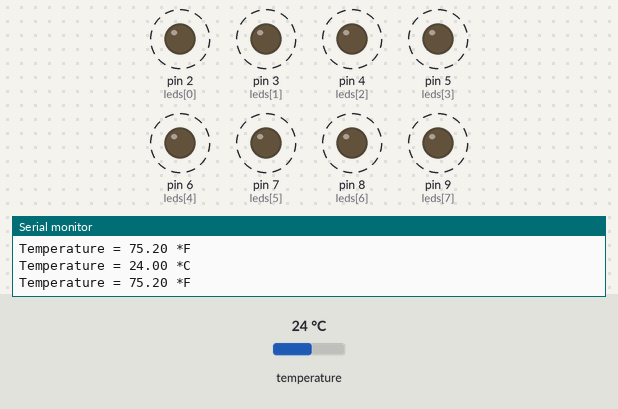
The sketch below on a simulated Arduino Uno, built with avr-gcc and run on an emulated ATmega328P. Parts: output pins drawn as LEDs (lit = HIGH), the last lines printed to the serial monitor. Dashed ring = blinking. Inputs (shaded band) come from the test bench; at power-on: temperature 24 °C.

Above: at 1.2 s.
1.3 s: temperature set to 21.8 °C
3.5 s: temperature set to 20.7 °C
At 4.4 s:
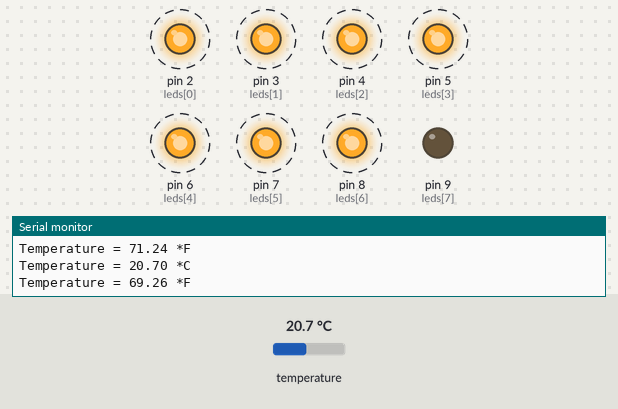
7.4 s: temperature set to 16.3 °C
9.5 s: temperature set to 15.2 °C
At 10.8 s:
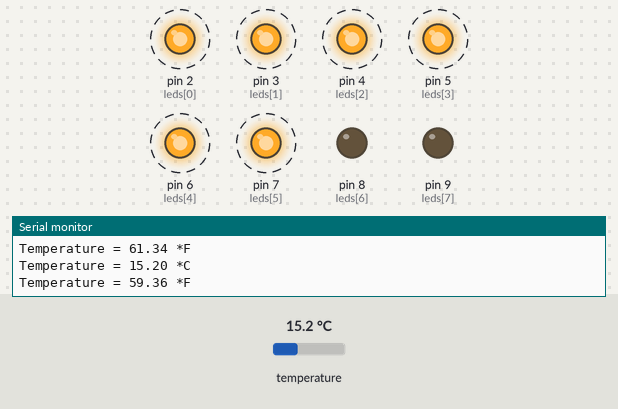
13.4 s: temperature set to 10.6 °C
15.5 s: temperature set to 9.3 °C
At 16.8 s:
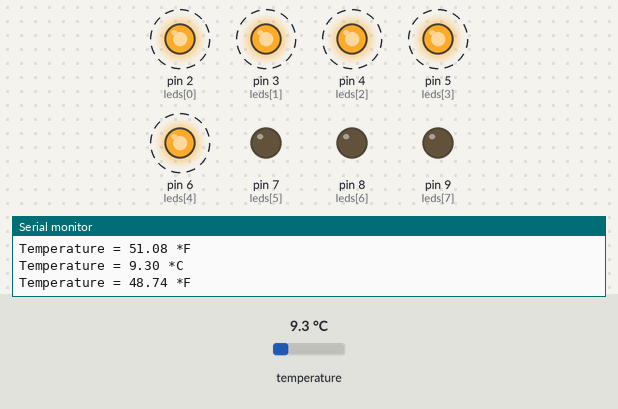
Timing chart, 0 to 20.4 s (numbered marks = the images above; inputs shaded):
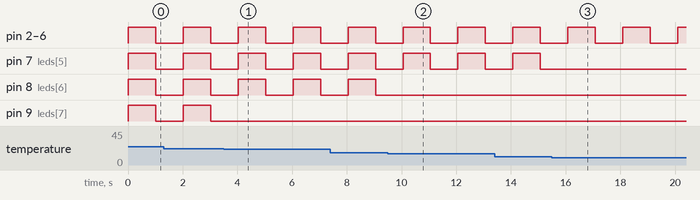

Measured:
- the behaviour switches between 21.2 and 21.1 °C on temperature (found by bisection; images 0 and 1)
- the behaviour switches between 15.6 and 15.5 °C on temperature (found by bisection; images 1 and 2)
- the behaviour switches between 10 and 9.9 °C on temperature (found by bisection; images 2 and 3)
- after the input at 3.5 s, pin 9 (leds[7]): stops changing and stays LOW
- after the input at 9.5 s, pin 8 (leds[6]): stops changing and stays LOW
- after the input at 15.5 s, pin 7 (leds[5]): stops changing and stays LOW
- by itself, pin 2 (leds[0]), pin 3 (leds[1]), pin 4 (leds[2]), pin 5 (leds[3]), pin 6 (leds[4]), pin 7 (leds[5]), pin 8 (leds[6]): alternates HIGH for 1.0 s and LOW for 1.0 s

The sketch:

week6.ino
```cpp
//Week 6 homework
//This program lights up a certain number of LEDs depending on the
//temp in the room.
// - Alessandra Vertrees

///BME Includes
#include <Adafruit_BME280.h>
#include <Wire.h>
#include <SPI.h>
#include <Adafruit_Sensor.h>
#include <Adafruit_BME280.h>

//BME VARIABLES
#define BME_SCK 13
#define BME_MISO 12
#define BME_MOSI 11
#define BME_CS 10

#define SEALEVELPRESSURE_HPA (1013.25)

Adafruit_BME280 bme; // I2C
//Adafruit_BME280 bme(BME_CS); // hardware SPI
//Adafruit_BME280 bme(BME_CS, BME_MOSI, BME_MISO, BME_SCK); // software SPI


//global temp variables
float minTemp, tempCelc, tempFar;

//LED VARIABLES

//Used for single LED manipulation, could be used instead of HIGH/LOW
//int ledState = 0;
//const int ON = HIGH;
//const int OFF = LOW;

//array of LED pins
int num = 8; //global number of LEDs for loops to access
int leds[8] = {2, 3, 4, 5, 6, 7, 8, 9}; //array of LEDs for ref

unsigned long delayTime;

void setup() {

    //BME //test
    Serial.begin(9600);
    Serial.println(F("BME280 test"));

    bool status;

    // default settings
    // (you can also pass in a Wire library object like &Wire2)
    status = bme.begin();
    if (!status) {
        Serial.println("Could not find a valid BME280 sensor, check wiring!");
        while (1);
    }

    Serial.println("-- Default Test --");
    delayTime = 1000;

    Serial.println();

    //turn on all led pins to OUTPUT
    for(int i = 0; i <= 8; i++){
      pinMode(leds[i], OUTPUT);
    }
}


void loop() {
    //BME
    //set global temp variables
    tempCelc = bme.readTemperature();
    tempFar = (bme.readTemperature() * (1.8)) + 32; //convert celcius to farhrenheit

    int ledIndex = (int)tempFar/10;  //return the integer value of the decimal in the 10's place
    //(assuming the temperature in farenheit is less than 100 - which I think is fair)

    //turn on all the lights
    for(int i = 0; i<= ledIndex; i++){
      digitalWrite(leds[i], HIGH);   // turn the LED on (HIGH is the voltage level)
    }


    printValues();
    delay(delayTime);

    //turn off all the lights
    for(int i = 0; i<= ledIndex; i++){
      digitalWrite(leds[i], LOW);   // turn the LED on (HIGH is the voltage level)
    }

    printValues();
    //delay(delayTime);
    delay(delayTime);
}

void printValues() {
    Serial.println();

    //Print degrees celcius
    Serial.print("Temperature = ");
    Serial.print(bme.readTemperature());
    Serial.println(" *C");

    //print degrees fahrenheit
    Serial.print("Temperature = ");
    Serial.print(tempFar);
    Serial.println(" *F");
    Serial.println();
}
```
